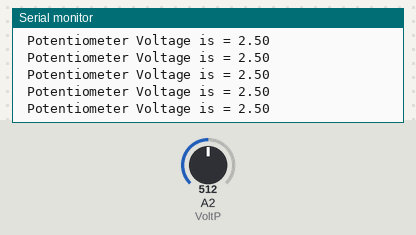
A sketch run on a simulated Arduino Uno, built with avr-gcc and run on an emulated ATmega328P. Parts: the last lines printed to the serial monitor. The test bench sets the inputs (shaded band); at power-on: A2 (VoltP) = 512.

Above: at 1.2 s.
1.3 s: A2 (VoltP) set to 716
At 1.69 s:
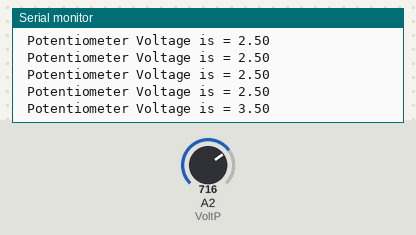
2.8 s: A2 (VoltP) set to 900
At 2.94 s:
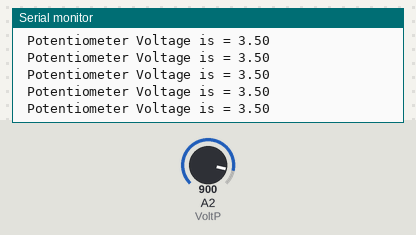
Timing chart, 0 to 5.8 s (numbered marks = the images above; inputs shaded):
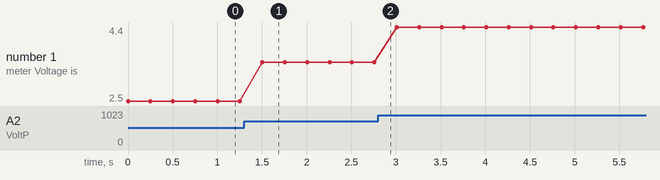

Measured:
- after the input at 1.3 s, the serial monitor: prints a new line after 0.20 s (image 1)
- plotted number 1: 2.5 → 3.5 after the input at 1.3 s, 3.5 → 4.4 after the input at 2.8 s

The sketch:

Potentiometer1Potentiometer1.ino
```cpp
int VoltP=A2;
int readVal;
int dt=250;
float V2;

void setup() {
  // put your setup code here, to run once:
Serial.begin(9600);
}

void loop() {
  // put your main code here, to run repeatedly:
  readVal=analogRead(VoltP);
  V2=(5./1023.)*readVal;
  Serial.print(" Potentiometer Voltage is = ");
  Serial.println((5./1023.)*readVal);
  delay(dt);
}
```
